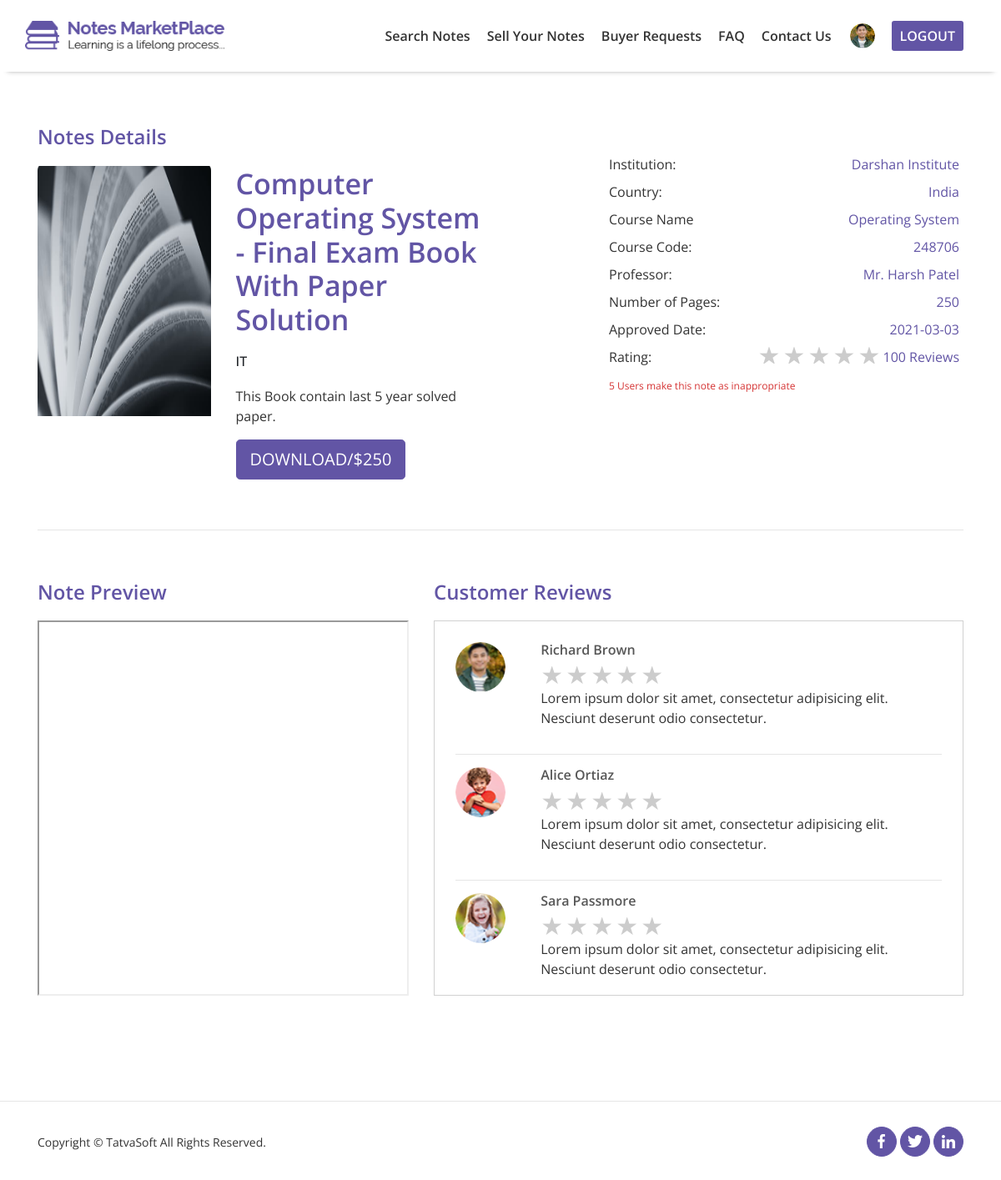
Page /FrontPanel/Notedetails.php?id=1 on the committed database.
### tables this page shows
CREATE TABLE `sellernotes` (
  `SellerNoteID` int(11) NOT NULL,
  `SellerID` int(11) NOT NULL,
  `Status` int(11) NOT NULL,
  `ActionedBy` int(11) DEFAULT NULL,
  `AdminRemarks` varchar(500) DEFAULT NULL,
  `PublishedDate` datetime DEFAULT NULL,
  `Title` varchar(100) NOT NULL,
  `Category` int(11) NOT NULL,
  `DisplayPicture` varchar(500) DEFAULT NULL,
  `NoteType` int(11) DEFAULT NULL,
  `NumberofPages` int(11) DEFAULT NULL,
  `Description` varchar(500) NOT NULL,
  `UniversityName` varchar(200) DEFAULT NULL,
  `Country` int(11) DEFAULT NULL,
  `Course` varchar(100) DEFAULT NULL,
  `CourseCode` varchar(100) DEFAULT NULL,
  `Professor` varchar(100) DEFAULT NULL,
  `IsPaid` int(2) NOT NULL,
  `SellingPrice` decimal(10,0) DEFAULT NULL,
  `NotesPreview` varchar(500) DEFAULT NULL,
  `CreatedDate` datetime DEFAULT NULL,
  `CreatedBy` int(11) DEFAULT NULL,
  `ModifiedDate` datetime DEFAULT NULL,
  `ModifiedBy` int(11) DEFAULT NULL,
  `IsActive` tinyint(1) NOT NULL,
  `IsDeleted` tinyint(1) NOT NULL
);

CREATE TABLE `notecategories` (
  `NoteCategoryID` int(11) NOT NULL,
  `Name` varchar(100) NOT NULL,
  `Description` varchar(200) NOT NULL,
  `CreatedDate` datetime DEFAULT NULL,
  `CreatedBy` int(11) DEFAULT NULL,
  `ModifiedDate` datetime DEFAULT NULL,
  `ModifiedBy` int(11) DEFAULT NULL,
  `IsActive` tinyint(1) NOT NULL,
  `IsDeleted` tinyint(1) NOT NULL
);

CREATE TABLE `countries` (
  `CountryID` int(11) NOT NULL,
  `Name` varchar(100) NOT NULL,
  `CountryCode` varchar(100) NOT NULL,
  `CreatedDate` datetime DEFAULT NULL,
  `CreatedBy` int(11) DEFAULT NULL,
  `ModifiedDate` datetime DEFAULT NULL,
  `ModifiedBy` int(11) DEFAULT NULL,
  `IsActive` tinyint(1) NOT NULL,
  `IsDeleted` tinyint(1) NOT NULL
);

### FrontPanel/NoteDetails.php (the view, shortened to what the rows shown need)
<?php include "../includes/db.php";
?>
<?php
    $id = $id = mysqli_real_escape_string($connection,$_GET['id']);
?>
<!DOCTYPE html>
<html lang="en">
<head>
    <link rel="stylesheet" href="css/bootstrap/bootstrap.min.css">
    <link rel="stylesheet" href="css/style.css">
    <link rel="stylesheet" href="css/responsive.css">
</head>
<body>
    <section id="note-detail">
        <form method="POST">
        <div class="content-box">
            <div class="container">
            <?php
                $query = "SELECT SN.`SellerNoteID`, SN.`SellerID`, SN.`Title`, SN.`Category`, SN.`Description`, SN.`SellingPrice`, SN.`UniversityName`, SN.`DisplayPicture`, SN.`Country`, SN.`Course`, SN.`CourseCode`, SN.`Professor`, SN.`NumberofPages`, SN.`PublishedDate`, SN.`NotesPreview` FROM `sellernotes` AS SN WHERE SN.`SellerNoteID` = '$id'";
                $select_notebyid_query = mysqli_query($connection,$query);
                while($row = mysqli_fetch_assoc($select_notebyid_query)){
                    $note_title = $row['Title'];
                    $sellernoteid = $row['SellerNoteID'];
                    $sellerid = $row['SellerID'];
                    $note_category = $row['Category'];
                    $category_name="";
                    $note_description = $row['Description'];
                    $note_price = $row['SellingPrice'];
                    $institute = $row['UniversityName'];
                    $note_image = $row['DisplayPicture'];
                    $country_id = $row['Country'];
                    $course_name = $row['Course'];
                    $course_code = $row['CourseCode'];
                    $professor  = $row['Professor'];
                    $note_pages = $row['NumberofPages'];
                    $published_date = $row['PublishedDate'];
                ?>
                <div class="row">
                    <div class="col-xl-6 col-lg-6 col-md-12 col-sm-12 col-12">
                        <div class="row">
                            <div class="col-xl-5 col-lg-5 col-md-5 col-sm-5 col-12">
                                <div class="note-detail-img">
                                    <h4>Notes Details</h4>
                                    <img src="../upload/<?php echo $sellerid; ?>/<?php echo $sellernoteid; ?>/<?php echo $note_image; ?>" alt="image of note">
                                </div>
                            </div>
                            <div class="col-xl-7 col-lg-7 col-md-7 col-sm-7 col-12">
                                <div class="note-info">
                                    <h4><?php echo  $note_title ?></h4>
                                    <h6>
                                        <?php
                                            $query1 = "SELECT NC.`Name` FROM `notecategories` AS NC
                                            WHERE NC.`NoteCategoryID` = '$note_category'";
                                            $result = mysqli_query($connection, $query1);
                                            while($row = mysqli_fetch_assoc($result)){
                                                $category_name = $row['Name'];
                                            }
                                            echo  $category_name;
                                        ?>
                                    </h6>
                                    <p> <?php echo  $note_description ?> </p>
                                    <button id="<?php if($note_price==0){ echo "download-btn-free";} else{ echo "download-btn-paid";} ?>" type="button" class="btn btn-primary btn-lg" data-toggle="modal"
                                        data-target="#exampleModalScrollable">DOWNLOAD/$<?php echo  $note_price ?>
                                    </button>
                                </div>
                            </div>
                        </div>
                    </div>
                    <div class="col-xl-6 col-lg-6 col-md-12 col-sm-12 col-12">
                        <div class="note-details">
                            <ul class="note-full-detail">
                                <li>Institution:<span><?php echo  $institute ?></span></li>
                                <li>Country:<span>
                                        <?php
                                            $query = "SELECT C.`Name` FROM `countries` AS C
                                            WHERE C.`CountryID` = '$country_id'";
                                            $result = mysqli_query($connection, $query);
                                            while($row = mysqli_fetch_assoc($result)){
                                                $country_name = $row['Name'];
                                                echo  $country_name ;
                                            }
                                        ?>
                                </span></li>
                                <li>Course Name<span><?php echo  $course_name ?></span></li>
                                <li>Course Code:<span><?php echo  $course_code ?></span></li>
                                <li>Professor:<span><?php echo  $professor ?></span></li>
                                <li>Number of Pages:<span><?php echo  $note_pages ?></span></li>
                                <li>Approved Date:<span><?php echo  date("Y-m-d",strtotime($published_date)) ?></span></li>
                                <li>Rating:<span>
                                        <div class="rate">
                                            <label for="star5" title="text">5 stars</label>
                                            <label for="star4" title="text">4 stars</label>
                                            <label for="star3" title="text">3 stars</label>
                                            <label for="star2" title="text">2 stars</label>
                                            <label for="star1" title="text">1 star</label>
                                        </div>100 Reviews
                                    </span>
                                </li>
                                <li>5 Users make this note as inappropriate</li>
                            </ul>
                        </div>
                    </div>
                </div>
                <?php
                }
                ?>
            </div>
        </div>
        </form>
    </section>
</body>
</html>

### rows in the picture
sellernotes: DisplayPicture (picture), Title "Computer Operating System - Final Exam Book With Paper Solution", Category.Name "IT", Description "This Book contain last 5 year solved paper.", SellingPrice "250", UniversityName "Darshan Institute", Course "Operating System", CourseCode "248706", Professor "Mr. Harsh Patel", NumberofPages "250", PublishedDate "2021-03-03"
countries: Name "India"
